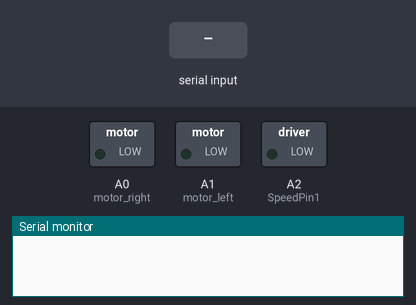
Simulated run of this sketch. Board: Arduino Uno, built with avr-gcc and run on an emulated ATmega328P. Parts: switched loads named in the sketch (green lamp = pin HIGH), the last lines printed to the serial monitor. The inputs (shaded band) are chosen by the test bench.

Above: at 1.2 s.
1.3 s: "$" received over Serial
At 2.4 s:
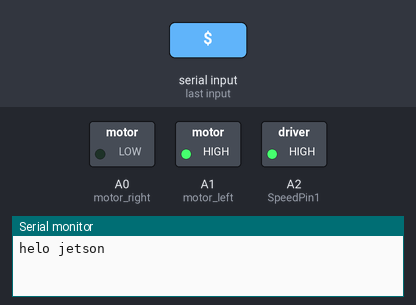
2.8 s: "90,45\n" received over Serial
4.3 s: "30,150\n" received over Serial
Timing chart, 0 to 7.3 s (numbered marks = the images above; inputs shaded):
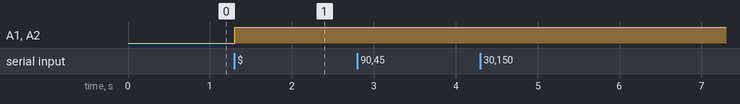

Measured:
- after the input at 1.3 s, A1 (motor_left), A2 (SpeedPin1): LOW → HIGH at once

The sketch:

SerialArduinoRev1.ino
```cpp
#define numOfValsRec 3
#define digitsPerValRec 3


int valsRec[numOfValsRec];
int stringLength = numOfValsRec * digitsPerValRec + 1;
int counter = 0;
bool counterStart = false;
String receivedString;

//front motor turn
int motor_left = A1;
int motor_right = A0;
int SpeedPin1 = A2;
int SteeringCount = 0;
void setup() {
  //front motor turn
  pinMode(motor_left,OUTPUT);
  pinMode(motor_right,OUTPUT);
  pinMode(SpeedPin1,OUTPUT);

  Serial.begin(9600);
}

void receiveData()
{
  while (Serial.available())
  {
    char c = Serial.read();
    if (c == '$')
    {
      counterStart = true;
    }
    if (counterStart)
    {
      if (counter < stringLength)
      {
      receivedString = String(receivedString + c);
      counter++;
      }
    }

      if (counter >= stringLength)
      {
        for (int i = 0; i < numOfValsRec; i++)
        {
          int num = (i * digitsPerValRec) + 1;
          valsRec[i] = receivedString.substring(num, num + digitsPerValRec).toInt();
        }
        receivedString = "";
        counter = 0;
        counterStart = false;

      }
  }
}


void loop()
{
  if (Serial.available()>0)
  {
    receiveData();
    steering(valsRec[0]);
    Serial.print("helo jetson");
  }


//  Serial.println(valsRec[0]);
//  print(valsRec[0]);
//  Serial.begin(9600);
//  if (valsRec[0] == 0)
////    Serial.println(valsRec[0]);
////    Serial.flush();
//    if (Serial.available()>0) receiveData();
//    if (valsRec[1] == 1)
//    {
//      steering(valsRec[2]);
//      Serial.println(valsRec[2]);
//      Serial.end();
////      SteeringCount++;
////      Serial.print(counter);
//    }
////  Serial.println(valsRec[2]);

}

void steering(int cx)
{
  if (cx < 480)
  {
    digitalWrite(motor_left,HIGH);
    digitalWrite(motor_right,LOW);
    analogWrite(SpeedPin1,255);
  }
  else if (cx > 480)
  {
    digitalWrite(motor_left,LOW);
    digitalWrite(motor_right,HIGH);
    analogWrite(SpeedPin1,255);
  }
  else
  {
    cx = 0;
    digitalWrite(motor_left,LOW);
    digitalWrite(motor_right,LOW);
    analogWrite(SpeedPin1,255);
  }
}
```
